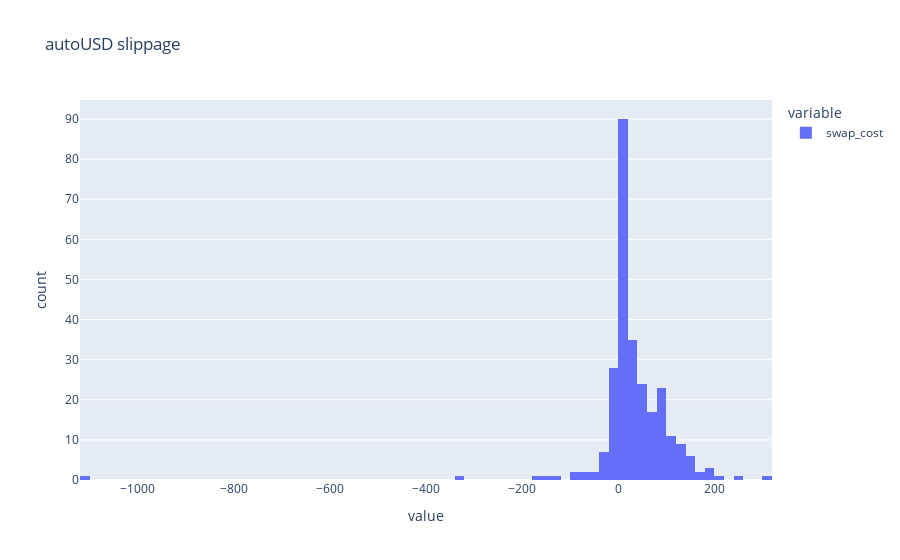

Notebook code for this chart:
### Code cell
px.histogram(df1["swap_cost"], title="autoUSD slippage")

### Figure 1 — Plotly figure (JSON) as saved in the notebook; plotly's stock layout.template omitted (floating-point values rounded to 4 significant figures; data arrays with more than 128 entries replaced by an {"elided": "..."} marker saying what was removed)
{"data": [{"alignmentgroup": "True", "bingroup": "x", "hovertemplate": "variable=swap_cost<br>value=%{x}<br>count=%{y}<extra></extra>", "legendgroup": "swap_cost", "marker": {"color": "#636efa", "pattern": {"shape": ""}}, "name": "swap_cost", "offsetgroup": "swap_cost", "orientation": "v", "showlegend": true, "type": "histogram", "x": {"elided": "270 float values"}, "xaxis": "x", "yaxis": "y"}], "layout": {"barmode": "relative", "legend": {"title": {"text": "variable"}, "tracegroupgap": 0}, "title": {"text": "autoUSD slippage"}, "xaxis": {"anchor": "y", "domain": [0, 1], "title": {"text": "value"}}, "yaxis": {"anchor": "x", "domain": [0, 1], "title": {"text": "count"}}}}
